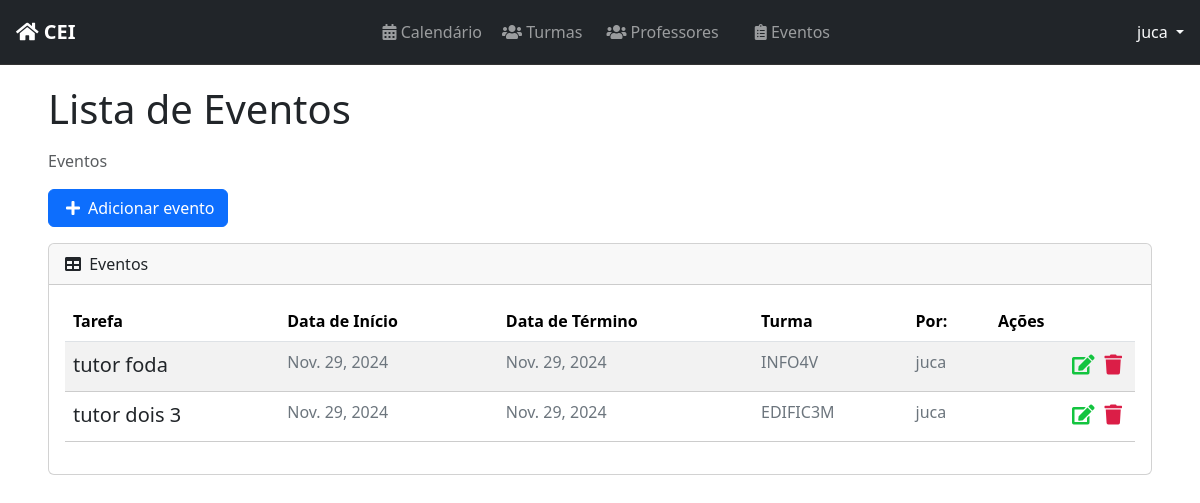
The page /list/ (signed in) on the database as committed earlier.
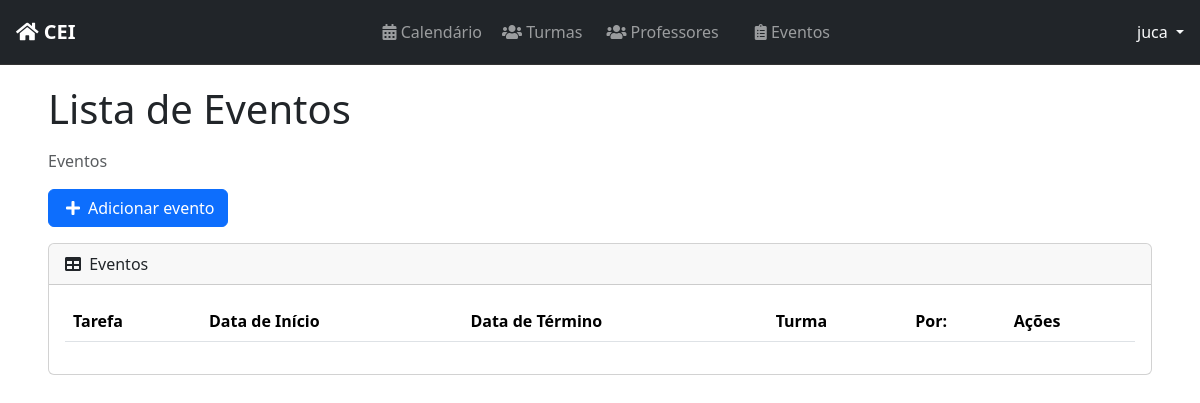
The same page on the database as committed later.
### profiles/models.py (models this page shows, shortened)
class CustomUser(AbstractUser):
    id = models.BigAutoField(primary_key=True)
    turma = models.ForeignKey('classes.Turma', on_delete=models.SET_NULL, blank=True, null=True, related_name='customuser_set')

### tasks/models.py (models this page shows, shortened)
class Task(models.Model):
    id = models.BigAutoField(primary_key=True)
    title = models.CharField(max_length=20)
    description = models.TextField(max_length=150)
    start_date = models.DateField()
    end_date = models.DateField()
    start_time = models.TimeField()
    end_time = models.TimeField()
    usuario = models.ForeignKey(CustomUser, on_delete=models.CASCADE)
    turma = models.ForeignKey('classes.Turma', on_delete=models.CASCADE,  related_name='task_set')
    created_at = models.DateTimeField(auto_now_add=True)
    updated_at = models.DateTimeField(auto_now=True)

### classes/models.py (models this page shows, shortened)
class Turma(models.Model):
    TURNO_CHOICES = [
        ('manha', 'Manhã'),
        ('tarde', 'Tarde'),
        ('noite', 'Noite'),
    ]
    CURSO_CHOICES = [
        ('edificacoes', 'Edificações'),
        ('informatica', 'Informática'),
        ('meio_ambiente', 'Meio Ambiente'),
        ('matematica', 'Matemática'),
    ]
    SERIE_CHOICES = [
        ('1', '1º Ano'),
        ('2', '2º Ano'),
        ('3', '3º Ano'),
        ('4', '4º Ano'),
    ]
    nome = models.CharField(max_length=8, unique=True)
    serie = models.CharField(max_length=1, choices=SERIE_CHOICES)
    turno = models.CharField(max_length=5, choices=TURNO_CHOICES)
    curso = models.CharField(max_length=15, choices=CURSO_CHOICES)

### tasks/views.py (the view)
# urls.py: path('list/', TaskListView.as_view(), name='task-list'),
class TaskListView(GroupRequiredMixin, LoginRequiredMixin, ListView):
    group_required = [u"Docente", u"Tutor"]
    login_url = reverse_lazy('login')
    model = Task
    template_name = 'tasks/list.html'
    context_object_name = 'tasks'
    ordering = '-created_at'
    def get_queryset(self):
        user_groups = self.request.user.groups.values_list('name', flat=True)
        if "Administrador" in user_groups:
            return Task.objects.all()
        return Task.objects.filter(usuario=self.request.user)

### tasks/context_processors.py (called while the page is built)
def user_in_discente(request):
    if request.user.is_authenticated:
        return {'user_in_discente': request.user.groups.filter(name="Discente").exists()}
    return {'user_in_discente': False}

### tasks/templates/tasks/list.html (shortened to what this page needs)
{% extends 'base.html' %}
{% load static %}
{% block content %}
<div class="container-fluid">
    <h1 class="mb-3">Lista de Eventos</h1>
    <ol class="breadcrumb mb-3">
        <li class="breadcrumb-item active">Eventos</li>
    </ol>
    <div class="row mb-3">
        <div class="col-12 col-sm-auto">
            <a id="add-link" href="{% url 'new-task' %}" class="btn btn-primary d-flex align-items-center">
                <i class="fas fa-plus me-2"></i> Adicionar evento
            </a>
        </div>
    </div>
    <div class="card">
        <div class="card-header">
            <i class="fas fa-table me-1"></i>
            Eventos
        </div>
        <div class="card-body">
            <div class="table-responsive">
                <table id="datatablesSimple" class="table table-striped table-hover">
                    <thead class="table">
                        <tr>
                            <th>Tarefa</th>
                            <th>Data de Início</th>
                            <th>Data de Término</th>
                            <th>Turma</th>
                            <th>Por:</th>
                            <th>Ações</th>
                        </tr>
                    </thead>
                    <tbody>
                        {% for task in tasks %}
                        <tr class="task-item">
                            <td>
                                <a href="/task/{{ task.id }}" class="text-decoration-none text-dark">{{ task.title }}</a>
                            </td>
                            <td style="color: #6c757d;" class="fs-6">{{ task.start_date }}</td>
                            <td style="color: #6c757d;" class="fs-6">{{ task.end_date }}</td>
                            <td style="color: #6c757d;" class="fs-6">{{ task.turma.nome }}</td>
                            <td style="color: #6c757d;" class="fs-6">{{ task.usuario.username }}</td>
                            <td>
                                <a href="{% url 'delete-task' task.id %}" class="text-danger me-2"><i class="fas fa-trash"></i></a>
                                <a href="{% url 'edit-task' task.id %}" class="text-warning"><i class="fas fa-edit"></i></a>
                            </td>
                        </tr>
                        {% endfor %}
                    </tbody>
                </table>
            </div>
        </div>
    </div>
</div>
{% endblock %}
{% block scripts %}
<link href="{% static 'css/style.min.css' %}" rel="stylesheet"/>
{% endblock %}

### tasks/templates/base.html (shortened to what this page needs)
{% load static %}
<!DOCTYPE html>
<html lang="pt-br">
<head>
    <link href="{% static 'bootstrap/css/bootstrap.min.css' %}" rel="stylesheet">
    <link rel="stylesheet" href="https://cdnjs.cloudflare.com/ajax/libs/font-awesome/5.15.4/css/all.min.css">
    <link rel="stylesheet" href="{% static 'css/styles.css' %}">
    <link href="{% static 'css/style.min.css' %}" rel="stylesheet"/>
</head>
<body>
  <nav class="navbar navbar-expand-lg navbar-dark bg-dark">
    <div class="container-fluid">
      <a class="navbar-brand" href="{% url 'dashboard' %}">
        <i class="fas fa-home"></i> CEI
      </a>
      <div class="collapse navbar-collapse" id="navbarSupportedContent">
        <ul class="navbar-nav me-auto mb-2 mb-lg-0">
          <li class="nav-item">
            <a class="nav-link" aria-current="page" href="{% url 'calendar' %}">
              <i class="fas fa-calendar-alt"></i> Calendário
            </a>
          </li>
          <li class="nav-item mx-lg-1">
            <a class="nav-link" href="{% url 'lista-turmas' %}">
              <i class="fas fa-users"></i> Turmas
            </a>
          </li>
          <li class="nav-item mx-lg-1">
            <a class="nav-link" href="{% url 'docentes_list' %}">
              <i class="fas fa-users"></i> Professores
            </a>
          </li>
          {% if user.is_authenticated and not user_in_discente %}
          <li class="nav-item mx-lg-3">
            <a class="nav-link" aria-current="page" href="{% url 'task-list' %}">
              <i class="fas fa-clipboard-list"></i> Eventos
            </a>
          </li>
          {% endif %}
        </ul>
        {% if user.is_authenticated %}
        <div class="dropdown">
          <a class="nav-link dropdown-toggle text-light" href="#" id="navbarDropdown" role="button" data-bs-toggle="dropdown" aria-expanded="false">
            {{ user.username }}
          </a>
        </div>
        {% else %}
        <li class="nav nav-pills flex-column">
          <a href="{% url 'login' %}" class="nav-link text-white">
            Login
          </a>
        </li>
        {% endif %}
      </div>
    </div>
  </nav>
  <div class="container-fluid px-5">
    <div class="col-12">
      {% block content %}
      {% endblock %}
    </div>
  </div>
  {% block scripts %}
  {% endblock %}
</body>
</html>

### static/css/styles.css (style rules this page uses)
.container-fluid { padding: 0; }
.navbar { border-bottom: 1px solid #333; margin-bottom: 20px; }
.navbar-nav { margin: auto; }
.navbar-brand { font-weight: bold; }
#add-link { text-decoration: none; }
.fas.fa-plus { color: #FFF; margin-right: 10px; margin-left: 5px; }

### tasks/templates/base.html (style rules this page uses)
.navbar { padding: 0.75rem 1rem; }

Rows that differ between the two databases and show on the page:
removed Task: title "tutor foda", start_date "Nov. 29, 2024", end_date "Nov. 29, 2024", turma.nome "INFO4V", usuario.username "juca"
removed Task: title "tutor dois 3", start_date "Nov. 29, 2024", end_date "Nov. 29, 2024", turma.nome "EDIFIC3M", usuario.username "juca"
